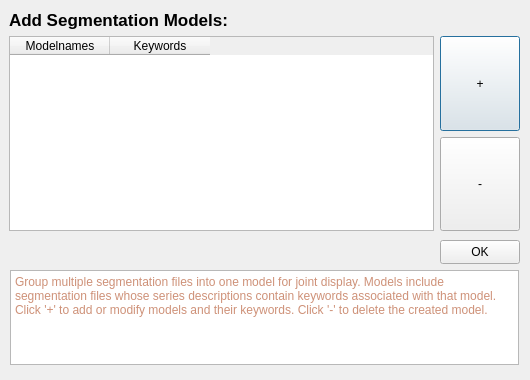
<?xml version="1.0" encoding="UTF-8"?>
<ui version="4.0">
 <class>Dialog</class>
 <widget class="QDialog" name="Dialog">
  <property name="geometry">
   <rect>
    <x>0</x>
    <y>0</y>
    <width>530</width>
    <height>380</height>
   </rect>
  </property>
  <property name="windowTitle">
   <string>Dialog</string>
  </property>
  <widget class="QWidget" name="verticalLayoutWidget">
   <property name="geometry">
    <rect>
     <x>9</x>
     <y>10</y>
     <width>511</width>
     <height>221</height>
    </rect>
   </property>
   <layout class="QVBoxLayout" name="verticalLayout">
    <item>
     <widget class="QLabel" name="label">
      <property name="font">
       <font>
        <pointsize>13</pointsize>
        <weight>75</weight>
        <bold>true</bold>
       </font>
      </property>
      <property name="text">
       <string>Add Segmentation Models:</string>
      </property>
     </widget>
    </item>
    <item>
     <layout class="QHBoxLayout" name="horizontalLayout_14">
      <item>
       <widget class="QTableWidget" name="modelNametableWidget">
        <property name="enabled">
         <bool>true</bool>
        </property>
        <property name="maximumSize">
         <size>
          <width>16777215</width>
          <height>250</height>
         </size>
        </property>
        <column>
         <property name="text">
          <string>Modelnames</string>
         </property>
        </column>
        <column>
         <property name="text">
          <string>Keywords</string>
         </property>
        </column>
       </widget>
      </item>
      <item>
       <layout class="QVBoxLayout" name="verticalLayout_8">
        <item>
         <widget class="QPushButton" name="addRowButton">
          <property name="enabled">
           <bool>true</bool>
          </property>
          <property name="maximumSize">
           <size>
            <width>16777215</width>
            <height>125</height>
           </size>
          </property>
          <property name="text">
           <string>+</string>
          </property>
         </widget>
        </item>
        <item>
         <widget class="QPushButton" name="deleteRowButton">
          <property name="enabled">
           <bool>true</bool>
          </property>
          <property name="maximumSize">
           <size>
            <width>16777215</width>
            <height>125</height>
           </size>
          </property>
          <property name="text">
           <string>-</string>
          </property>
         </widget>
        </item>
       </layout>
      </item>
     </layout>
    </item>
   </layout>
  </widget>
  <widget class="QPushButton" name="okTableButton">
   <property name="geometry">
    <rect>
     <x>440</x>
     <y>240</y>
     <width>80</width>
     <height>24</height>
    </rect>
   </property>
   <property name="text">
    <string>OK</string>
   </property>
  </widget>
  <widget class="QTextBrowser" name="textBrowser">
   <property name="geometry">
    <rect>
     <x>10</x>
     <y>270</y>
     <width>509</width>
     <height>95</height>
    </rect>
   </property>
   <property name="html">
    <string>&lt;!DOCTYPE HTML PUBLIC &quot;-//W3C//DTD HTML 4.0//EN&quot; &quot;http://www.w3.org/TR/REC-html40/strict.dtd&quot;&gt;
&lt;html&gt;&lt;head&gt;&lt;meta name=&quot;qrichtext&quot; content=&quot;1&quot; /&gt;&lt;style type=&quot;text/css&quot;&gt;
p, li { white-space: pre-wrap; }
&lt;/style&gt;&lt;/head&gt;&lt;body style=&quot; font-family:'.AppleSystemUIFont'; font-size:13pt; font-weight:400; font-style:normal;&quot;&gt;
&lt;p style=&quot; margin-top:12px; margin-bottom:12px; margin-left:0px; margin-right:0px; -qt-block-indent:0; text-indent:0px;&quot;&gt;&lt;span style=&quot; font-family:'Menlo','Monaco','Courier New','monospace'; font-size:12px; color:#ce9178; background-color:transparent;&quot;&gt;Group multiple segmentation files into one model for joint display. Models include segmentation files whose series descriptions contain keywords associated with that model. Click '+' to add or modify models and their keywords. Click '-' to delete the created model.&lt;/span&gt;&lt;/p&gt;&lt;/body&gt;&lt;/html&gt;</string>
   </property>
  </widget>
 </widget>
 <resources/>
 <connections/>
</ui>
